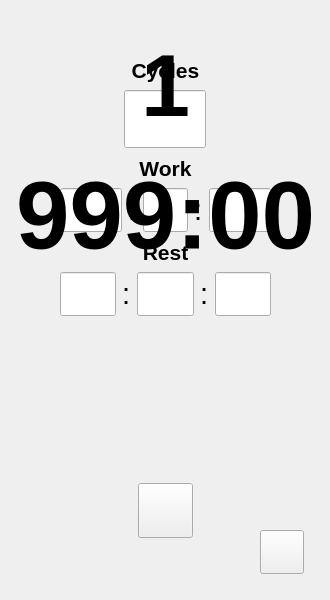
<?xml version="1.0" encoding="UTF-8"?>
<ui version="4.0">
 <class>SimpleTimer</class>
 <widget class="QMainWindow" name="SimpleTimer">
  <property name="geometry">
   <rect>
    <x>0</x>
    <y>0</y>
    <width>330</width>
    <height>600</height>
   </rect>
  </property>
  <property name="minimumSize">
   <size>
    <width>330</width>
    <height>600</height>
   </size>
  </property>
  <property name="maximumSize">
   <size>
    <width>330</width>
    <height>600</height>
   </size>
  </property>
  <property name="windowTitle">
   <string>Simple Timer</string>
  </property>
  <property name="autoFillBackground">
   <bool>false</bool>
  </property>
  <widget class="QWidget" name="centralwidget">
   <widget class="QWidget" name="gridLayoutWidget">
    <property name="geometry">
     <rect>
      <x>0</x>
      <y>450</y>
      <width>331</width>
      <height>121</height>
     </rect>
    </property>
    <layout class="QGridLayout" name="PlayBtn_layout">
     <item row="0" column="0">
      <widget class="QPushButton" name="Button01">
       <property name="minimumSize">
        <size>
         <width>55</width>
         <height>55</height>
        </size>
       </property>
       <property name="maximumSize">
        <size>
         <width>55</width>
         <height>55</height>
        </size>
       </property>
       <property name="text">
        <string/>
       </property>
      </widget>
     </item>
    </layout>
   </widget>
   <widget class="QWidget" name="verticalLayoutWidget">
    <property name="geometry">
     <rect>
      <x>0</x>
      <y>50</y>
      <width>331</width>
      <height>271</height>
     </rect>
    </property>
    <layout class="QVBoxLayout" name="Settings_layout" stretch="0,0,0,0,0,0">
     <property name="leftMargin">
      <number>60</number>
     </property>
     <property name="rightMargin">
      <number>60</number>
     </property>
     <item>
      <widget class="QLabel" name="Label1">
       <property name="minimumSize">
        <size>
         <width>0</width>
         <height>24</height>
        </size>
       </property>
       <property name="maximumSize">
        <size>
         <width>16777215</width>
         <height>18</height>
        </size>
       </property>
       <property name="font">
        <font>
         <family>Liberation Sans</family>
         <pointsize>16</pointsize>
         <bold>true</bold>
        </font>
       </property>
       <property name="text">
        <string>Cycles</string>
       </property>
       <property name="alignment">
        <set>Qt::AlignmentFlag::AlignCenter</set>
       </property>
      </widget>
     </item>
     <item>
      <layout class="QGridLayout" name="gridLayout">
       <property name="leftMargin">
        <number>34</number>
       </property>
       <property name="rightMargin">
        <number>34</number>
       </property>
       <item row="1" column="0">
        <widget class="QLineEdit" name="Cycles">
         <property name="enabled">
          <bool>true</bool>
         </property>
         <property name="minimumSize">
          <size>
           <width>0</width>
           <height>55</height>
          </size>
         </property>
         <property name="maximumSize">
          <size>
           <width>82</width>
           <height>16777215</height>
          </size>
         </property>
         <property name="font">
          <font>
           <family>Liberation Sans</family>
           <pointsize>33</pointsize>
           <bold>true</bold>
          </font>
         </property>
         <property name="alignment">
          <set>Qt::AlignmentFlag::AlignCenter</set>
         </property>
        </widget>
       </item>
      </layout>
     </item>
     <item>
      <widget class="QLabel" name="Label2">
       <property name="minimumSize">
        <size>
         <width>0</width>
         <height>0</height>
        </size>
       </property>
       <property name="maximumSize">
        <size>
         <width>16777215</width>
         <height>18</height>
        </size>
       </property>
       <property name="font">
        <font>
         <family>Liberation Sans</family>
         <pointsize>16</pointsize>
         <bold>true</bold>
        </font>
       </property>
       <property name="text">
        <string>Work</string>
       </property>
       <property name="alignment">
        <set>Qt::AlignmentFlag::AlignCenter</set>
       </property>
      </widget>
     </item>
     <item>
      <layout class="QHBoxLayout" name="horizontalLayout" stretch="0,0,5,0,0">
       <property name="leftMargin">
        <number>0</number>
       </property>
       <item>
        <widget class="QLineEdit" name="WorkHours">
         <property name="minimumSize">
          <size>
           <width>0</width>
           <height>44</height>
          </size>
         </property>
         <property name="font">
          <font>
           <pointsize>22</pointsize>
           <bold>true</bold>
          </font>
         </property>
         <property name="alignment">
          <set>Qt::AlignmentFlag::AlignCenter</set>
         </property>
        </widget>
       </item>
       <item>
        <widget class="QLabel" name="Label5">
         <property name="font">
          <font>
           <family>Liberation Sans</family>
           <pointsize>22</pointsize>
          </font>
         </property>
         <property name="text">
          <string>:</string>
         </property>
        </widget>
       </item>
       <item>
        <widget class="QLineEdit" name="WorkMinutes">
         <property name="minimumSize">
          <size>
           <width>0</width>
           <height>44</height>
          </size>
         </property>
         <property name="font">
          <font>
           <pointsize>22</pointsize>
           <bold>true</bold>
          </font>
         </property>
         <property name="alignment">
          <set>Qt::AlignmentFlag::AlignCenter</set>
         </property>
        </widget>
       </item>
       <item>
        <widget class="QLabel" name="Label4">
         <property name="minimumSize">
          <size>
           <width>0</width>
           <height>0</height>
          </size>
         </property>
         <property name="maximumSize">
          <size>
           <width>16777215</width>
           <height>44</height>
          </size>
         </property>
         <property name="font">
          <font>
           <family>Liberation Sans</family>
           <pointsize>22</pointsize>
          </font>
         </property>
         <property name="text">
          <string>:</string>
         </property>
        </widget>
       </item>
       <item>
        <widget class="QLineEdit" name="WorkSeconds">
         <property name="minimumSize">
          <size>
           <width>0</width>
           <height>44</height>
          </size>
         </property>
         <property name="font">
          <font>
           <pointsize>22</pointsize>
           <bold>true</bold>
          </font>
         </property>
         <property name="alignment">
          <set>Qt::AlignmentFlag::AlignCenter</set>
         </property>
        </widget>
       </item>
      </layout>
     </item>
     <item>
      <widget class="QLabel" name="Label3">
       <property name="maximumSize">
        <size>
         <width>16777215</width>
         <height>18</height>
        </size>
       </property>
       <property name="font">
        <font>
         <family>Liberation Sans</family>
         <pointsize>16</pointsize>
         <bold>true</bold>
        </font>
       </property>
       <property name="text">
        <string>Rest</string>
       </property>
       <property name="alignment">
        <set>Qt::AlignmentFlag::AlignCenter</set>
       </property>
      </widget>
     </item>
     <item>
      <layout class="QHBoxLayout" name="horizontalLayout_2">
       <item>
        <widget class="QLineEdit" name="RestHours">
         <property name="minimumSize">
          <size>
           <width>0</width>
           <height>44</height>
          </size>
         </property>
         <property name="font">
          <font>
           <pointsize>22</pointsize>
           <bold>true</bold>
          </font>
         </property>
         <property name="alignment">
          <set>Qt::AlignmentFlag::AlignCenter</set>
         </property>
        </widget>
       </item>
       <item>
        <widget class="QLabel" name="Label6">
         <property name="font">
          <font>
           <family>Liberation Sans</family>
           <pointsize>22</pointsize>
          </font>
         </property>
         <property name="text">
          <string>:</string>
         </property>
        </widget>
       </item>
       <item>
        <widget class="QLineEdit" name="RestMinutes">
         <property name="minimumSize">
          <size>
           <width>0</width>
           <height>44</height>
          </size>
         </property>
         <property name="font">
          <font>
           <pointsize>22</pointsize>
           <bold>true</bold>
          </font>
         </property>
         <property name="alignment">
          <set>Qt::AlignmentFlag::AlignCenter</set>
         </property>
        </widget>
       </item>
       <item>
        <widget class="QLabel" name="Label7">
         <property name="font">
          <font>
           <family>Liberation Sans</family>
           <pointsize>22</pointsize>
          </font>
         </property>
         <property name="text">
          <string>:</string>
         </property>
        </widget>
       </item>
       <item>
        <widget class="QLineEdit" name="RestSeconds">
         <property name="minimumSize">
          <size>
           <width>0</width>
           <height>44</height>
          </size>
         </property>
         <property name="font">
          <font>
           <pointsize>22</pointsize>
           <bold>true</bold>
          </font>
         </property>
         <property name="alignment">
          <set>Qt::AlignmentFlag::AlignCenter</set>
         </property>
        </widget>
       </item>
      </layout>
     </item>
    </layout>
   </widget>
   <widget class="QLabel" name="CountdownDisplay">
    <property name="geometry">
     <rect>
      <x>0</x>
      <y>165</y>
      <width>331</width>
      <height>101</height>
     </rect>
    </property>
    <property name="font">
     <font>
      <family>Liberation Sans</family>
      <pointsize>72</pointsize>
      <bold>true</bold>
     </font>
    </property>
    <property name="text">
     <string>999:00</string>
    </property>
    <property name="alignment">
     <set>Qt::AlignmentFlag::AlignCenter</set>
    </property>
   </widget>
   <widget class="QPushButton" name="Restart">
    <property name="geometry">
     <rect>
      <x>260</x>
      <y>530</y>
      <width>44</width>
      <height>44</height>
     </rect>
    </property>
    <property name="text">
     <string/>
    </property>
   </widget>
   <widget class="QLabel" name="CurrentCycleDisplay">
    <property name="geometry">
     <rect>
      <x>120</x>
      <y>45</y>
      <width>91</width>
      <height>81</height>
     </rect>
    </property>
    <property name="font">
     <font>
      <family>Liberation Sans</family>
      <pointsize>66</pointsize>
      <bold>true</bold>
     </font>
    </property>
    <property name="text">
     <string>1</string>
    </property>
    <property name="alignment">
     <set>Qt::AlignmentFlag::AlignCenter</set>
    </property>
   </widget>
   <widget class="QLabel" name="CountdownLabel1">
    <property name="geometry">
     <rect>
      <x>107</x>
      <y>48</y>
      <width>120</width>
      <height>75</height>
     </rect>
    </property>
    <property name="text">
     <string/>
    </property>
    <property name="alignment">
     <set>Qt::AlignmentFlag::AlignCenter</set>
    </property>
   </widget>
   <widget class="QLabel" name="CountdownLabel2">
    <property name="geometry">
     <rect>
      <x>40</x>
      <y>176</y>
      <width>251</width>
      <height>81</height>
     </rect>
    </property>
    <property name="text">
     <string/>
    </property>
    <property name="alignment">
     <set>Qt::AlignmentFlag::AlignCenter</set>
    </property>
   </widget>
   <zorder>CountdownLabel1</zorder>
   <zorder>CountdownLabel2</zorder>
   <zorder>gridLayoutWidget</zorder>
   <zorder>verticalLayoutWidget</zorder>
   <zorder>CountdownDisplay</zorder>
   <zorder>Restart</zorder>
   <zorder>CurrentCycleDisplay</zorder>
  </widget>
 </widget>
 <resources/>
 <connections/>
</ui>
